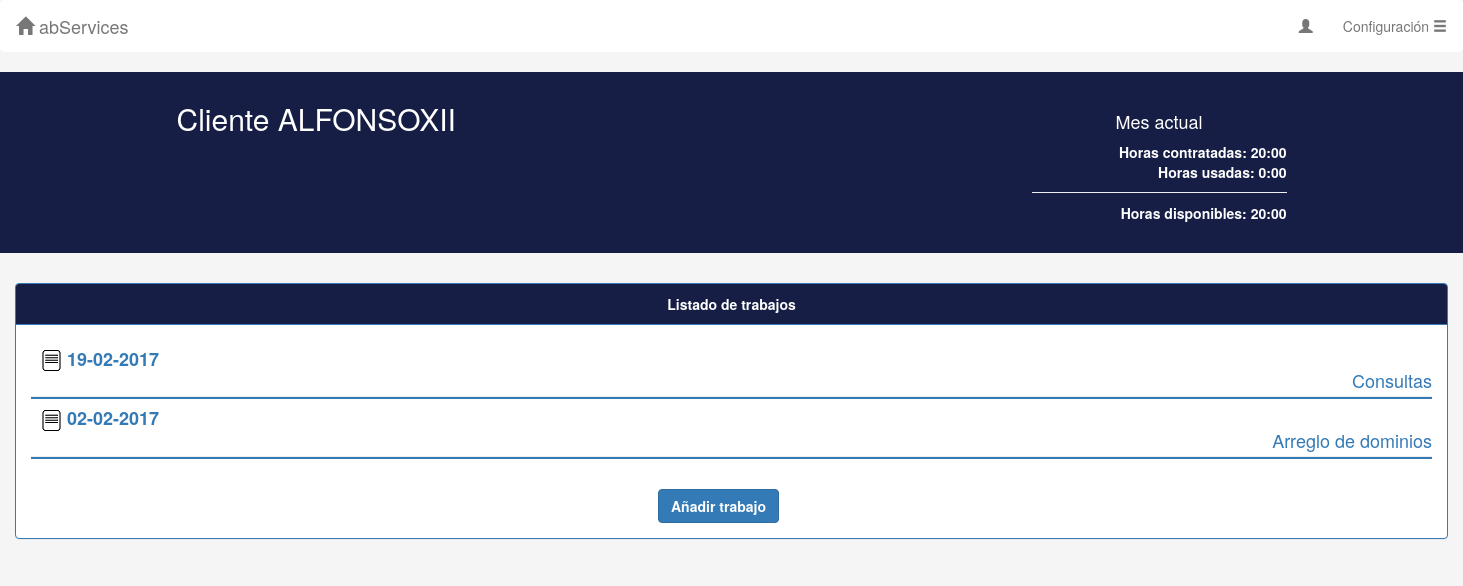
/trabajosCliente.php?cliente=ALFONSOXII, run on an earlier commit of the app's database.
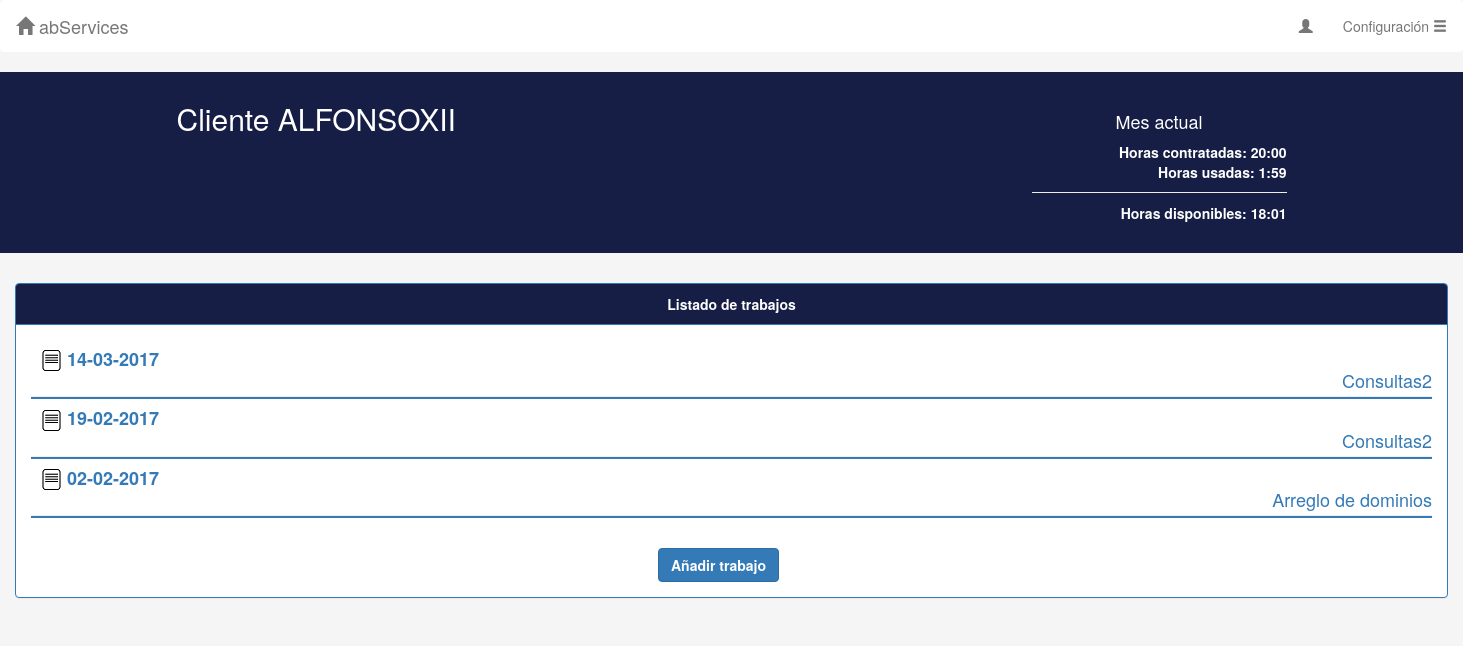
And on a later commit of the database.
### tables this page shows
CREATE TABLE IF NOT EXISTS `trabajos` (
  `Id` int(11) NOT NULL AUTO_INCREMENT,
  `IdCliente` varchar(30) NOT NULL,
  `Trabajador` varchar(3) NOT NULL,
  `Ubicacion` varchar(2) NOT NULL DEFAULT 'CC',
  `FVisita` date NOT NULL,
  `HoraE` time NOT NULL,
  `HoraS` time NOT NULL,
  `Descripcion` text NOT NULL,
  `DescripcionMat` text,
  `Observaciones` text,
  PRIMARY KEY (`Id`)
);

### includes/php/config.php (called while the page is built, shortened)
<?php
$mysqli = new mysqli(BD_HOST, BD_USER, BD_PASS, BD_NAME);
$mysqli->set_charset("utf8");
function sanitizeArgs(&$args) {
	global $mysqli;
	for($i=0; $i < count($args); $i++){
		$args[$i] = mysqli_real_escape_string($mysqli, $args[$i]);
		$args[$i] = htmlspecialchars_decode(trim(strip_tags(stripslashes($args[$i]))));
	}
}
?>

### includes/php/clientesBD.php (called while the page is built, shortened)
<?php
require_once(__DIR__."/config.php");
function getHoras($id){
	global $mysqli;
	$args = array($id);
	$pst = $mysqli->prepare("SELECT Horas FROM clientes WHERE Id = ?");
	$pst->bind_param("s",$args[0]);
	$pst->execute();
	$result = $pst->get_result();
	while($row = $result->fetch_array(MYSQLI_ASSOC)){
		$horas = $row['Horas'];
	}
	return $horas;
}
?>

### includes/php/clientes.php (called while the page is built, shortened)
<?php
require_once __DIR__.'/config.php';
require_once __DIR__.'/trabajos.php';
require_once __DIR__.'/clientesBD.php';
function conseguirHoras($id){
	$horas = getHoras($id);
	return $horas;
}
?>

### includes/php/trabajosBD.php (called while the page is built, shortened)
<?php
require_once(__DIR__."/config.php");
function getTrabajos($id){
	global $mysqli;
	$trabajos = null;
	$args = array($id);
	$pst = $mysqli->prepare("SELECT * FROM trabajos WHERE IdCliente = ? ORDER BY FVisita DESC;");
	$pst->bind_param("s",$args[0]);
	$pst->execute();
	$result = $pst->get_result();
	while($row = $result->fetch_array(MYSQLI_ASSOC)){
		$trabajos[] = $row;
	}
	return $trabajos;
}
function getHorasTrabajos($id){
	global $mysqli;
	$fIni = date("Y").'-'.date("m").'-01';
	$fFin = date("Y").'-'.date("m").'-31';
	$args = array($id, $fIni, $fFin);
	$pst = $mysqli->prepare("SELECT * FROM trabajos WHERE IdCliente = ? AND (FVisita BETWEEN ? AND ?)");
	$pst->bind_param("sss",$args[0],$args[1],$args[2]);
	$pst->execute();
	$result = $pst->get_result();
	$duracion = 0.0;
	while($row = $result->fetch_array(MYSQLI_ASSOC)){
		$horas = $row;
	$horai=substr($horas['HoraE'],0,2);
	$mini=substr($horas['HoraE'],3,2);
	$segi=substr($horas['HoraE'],6,2);
	$horaf=substr($horas['HoraS'],0,2);
	$minf=substr($horas['HoraS'],3,2);
	$segf=substr($horas['HoraS'],6,2);
	$ini=((($horai*60)*60)+($mini*60)+$segi);
	$fin=((($horaf*60)*60)+($minf*60)+$segf);
	$duracion+=abs($fin-$ini);
	}
	$duracion = conversorSegundosHoras($duracion);
	return $duracion;
}
function conversorSegundosHoras($tiempo_en_segundos) {
	$horas = floor($tiempo_en_segundos / 3600);
	$minutos = floor(($tiempo_en_segundos - ($horas * 3600)) / 60);
	if($minutos == 0) $minutos = $minutos.'0';
	else if($minutos < 10) $minutos = '0'.$minutos;
	return $horas . ':' . $minutos;
}
?>

### includes/php/trabajos.php (called while the page is built, shortened)
<?php
require_once __DIR__.'/config.php';
require_once __DIR__.'/trabajosBD.php';
function conseguirTrabajos($id){
	$result = getTrabajos($id);
	return $result;
}
function horasUsadas($cliente){
	$result = getHorasTrabajos($cliente);
	return $result;
}
function conversorHorasSegundos($tiempo_en_horas) {
	$decimales = explode(":",$tiempo_en_horas);
	$horas = $decimales[0] * 3600;
	$minutos = $decimales[1] * 60;
	$segundos = $horas + $minutos;
	return $segundos;
}
?>

### trabajosCliente.php (the view, shortened to what the changed rows need)
<?php require_once __DIR__.'/includes/php/config.php';?>
<!DOCTYPE html>
<html lang="en">
  <head>
	<?php
	$cliente= $_GET['cliente'];
	?>
    <link href="includes/css/bootstrap.min.css" rel="stylesheet" media="screen">
	<link rel="stylesheet" type="text/css" href="includes/css/style.css">
  </head>
  <?php
    require(__DIR__.'/includes/php/trabajos.php');
	require(__DIR__.'/includes/php/clientes.php');
?>
  <body id="scroll">
		<div class="jumbotron">
				<div class="container">
				<div class="col-md-4" >
				<h2 id="cab2">Cliente <?php echo $cliente?></h2>
				</div>
				<div class="col-md-3" id="derecha">
				<strong><span> Horas contratadas: <?php $a = conseguirHoras($cliente); $a = $a.':00'; echo $a?></span></br>
				<span> Horas usadas: <?php $b = horasUsadas($cliente); echo $b?> </span><hr style="margin-top: 10px; margin-bottom: 10px;">
				<span> Horas disponibles:
				<?php
				$a = conversorHorasSegundos($a);
				$b = conversorHorasSegundos($b);
				$c = $a - $b;
				echo conversorSegundosHoras($c);
				?></span></strong>
				</div>
				</div>
		</div>
		<div class="container-fluid">
						<div class="panel panel-primary" >
						<div class="panel-body">
								<?php
								$trabajos = conseguirTrabajos($cliente);
									foreach((array)$trabajos as $trabajo){
									echo '<div class="form-group"><h4><a href = "./infoTrabajo.php?id='.$trabajo['Id'].'&cliente='.$cliente.'"><strong><div class="container-fluid"><img id="margenIm" src="./includes/css/trabajo.png">'. date_format(new DateTime($trabajo['FVisita']), 'd-m-Y').'</div></strong><div id="derecha">'.$trabajo['Descripcion'].'</div></a></h4></div><hr id="lineas">';
									}
								?>	<br>
								<?php
							if($_SESSION["tipo"] != 1){
									?>
							<div class="form-group">
								<div class="col-lg-offset-4 col-lg-11">
								</div>
							</div>
								<?php
							}
									?>
						</div>
						</div>
					</div>
  </body>
</html>

What changed in the data, as far as the page shows it:
added trabajos: FVisita "14-03-2017", Descripcion "Consultas2"
changed trabajos (number 2 of 3 on the later page): Descripcion "Consultas" → "Consultas2"
Also different on the page:
$b: "0:00" → "1:59"
conversorSegundosHoras($c): "20:00" → "18:01"
